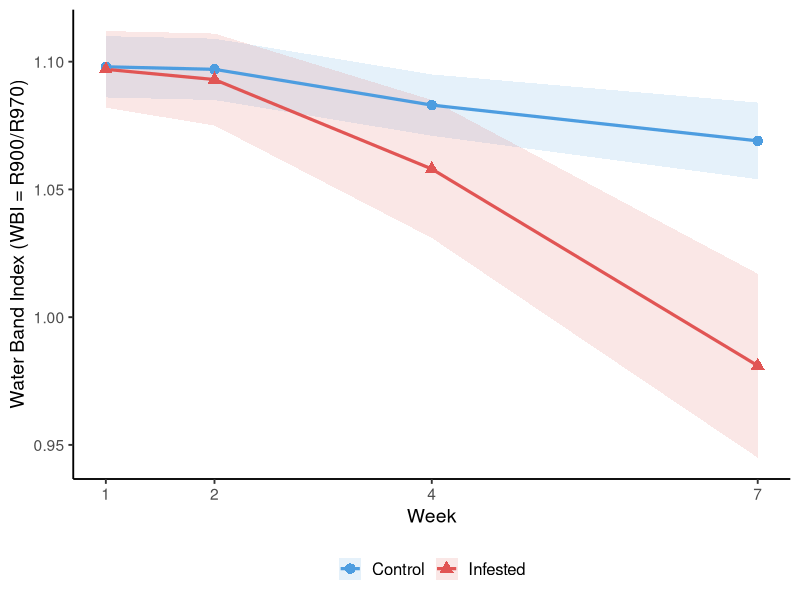
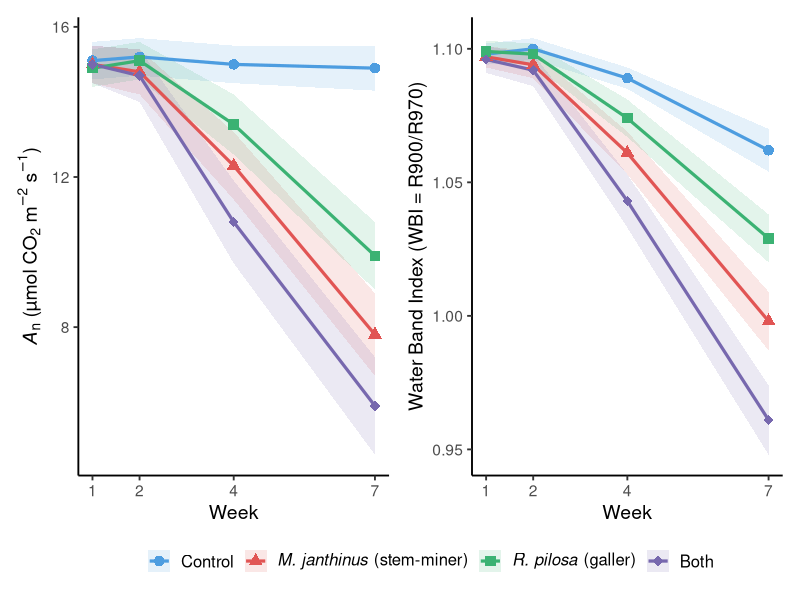

Here is the R script that generated these plots, in order:
# hypothetical.R
# Hypothetical results figure for yellow toadflax biocontrol experiment.
# Treatments: Control, M. janthinus (stem borer), R. pilosa (galler), Both
# Time points: Weeks 1, 2, 4, 7
# Response variables:
#   - Net photosynthesis (Aₙ) from LI-6400
#   - Water Band Index (WBI = R900/R970) from ASD spectroradiometer

library(tidyverse)
library(patchwork)

set.seed(5821)

# ── Treatment metadata ────────────────────────────────────────────────────────

weeks      <- c(1, 2, 4, 7)
treatments <- c("Control", "M. janthinus", "R. pilosa", "Both")

# Color and shape scales shared across both panels
trt_colors <- c("Control"      = "#4D9DE0",
                "M. janthinus" = "#E15554",
                "R. pilosa"    = "#3BB273",
                "Both"         = "#7768AE")

trt_shapes <- c("Control" = 16, "M. janthinus" = 17,
                "R. pilosa" = 15, "Both" = 18)

# Legend labels with italicized species names and functional role
trt_labels <- c("Control",
                expression(italic("M. janthinus")*" (stem-miner)"),
                expression(italic("R. pilosa")*" (galler)"),
                "Both")

# ── Hypothetical data ─────────────────────────────────────────────────────────
# Design logic:
#   - Weeks 1-2: no divergence (insects present but undeveloped)
#   - Week 4: treatments begin to diverge
#   - Week 7: clear separation; M. janthinus (stem borer) > R. pilosa (galler)
#             in effect size; combined treatment strongest
# Values represent group means ± 1 SE (n = 8 per group)

# Net photosynthesis (µmol CO2 m⁻² s⁻¹)
photo_means <- tibble(
  week      = rep(weeks, each = 4),
  treatment = factor(rep(treatments, 4), levels = treatments),
  mean      = c(
    15.1, 15.0, 14.9, 15.0,   # wk1 - no difference
    15.2, 14.8, 15.1, 14.7,   # wk2 - minimal divergence
    15.0, 12.3, 13.4, 10.8,   # wk4 - starting to diverge
    14.9,  7.8,  9.9,  5.9    # wk7 - clear separation
  ),
  se        = c(
    0.5, 0.5, 0.5, 0.5,
    0.5, 0.6, 0.5, 0.7,
    0.5, 0.9, 0.8, 1.1,
    0.6, 1.1, 0.9, 1.3
  )
)

# Water Band Index (WBI = R900/R970)
# Higher WBI = less water stress; healthy plants ~1.09-1.11
wbi_means <- tibble(
  week      = rep(weeks, each = 4),
  treatment = factor(rep(treatments, 4), levels = treatments),
  mean      = c(
    1.098, 1.097, 1.099, 1.096,   # wk1 - flat
    1.100, 1.094, 1.098, 1.092,   # wk2 - minimal
    1.089, 1.061, 1.074, 1.043,   # wk4 - diverging
    1.062, 0.998, 1.029, 0.961    # wk7 - clear separation
  ),
  se        = c(
    0.004, 0.004, 0.004, 0.005,
    0.004, 0.005, 0.004, 0.006,
    0.004, 0.008, 0.007, 0.010,
    0.008, 0.011, 0.009, 0.013
  )
)

# ── Simple two-treatment figure: Control vs. Infested (WBI) ──────────────────
# Collapsed version of the full experiment — all infestation treatments pooled
# into a single "Infested" group. Same lag structure: weeks 1-2 flat,
# divergence begins week 4, clear separation by week 7.
# SE values are larger here to reflect pooled within-group variability.
# Values represent group means ± 1 SE (n = 8 per group)

wbi_simple <- tibble(
  week      = rep(weeks, each = 2),
  treatment = factor(rep(c("Control", "Infested"), 4),
                     levels = c("Control", "Infested")),
  mean      = c(
    1.098, 1.097,   # wk1 - flat
    1.097, 1.093,   # wk2 - minimal divergence
    1.083, 1.058,   # wk4 - starting to diverge
    1.069, 0.981    # wk7 - clear separation
  ),
  se        = c(
    0.012, 0.015,
    0.012, 0.018,
    0.012, 0.027,
    0.015, 0.036
  )
)

ggplot(wbi_simple, aes(x = week, y = mean, color = treatment,
                       shape = treatment, fill = treatment)) +
  geom_ribbon(aes(ymin = mean - se, ymax = mean + se),
              alpha = 0.14, color = NA) +
  geom_line(linewidth = 1.1) +
  geom_point(size = 3.2) +
  scale_x_continuous(breaks = weeks) +
  scale_color_manual(values = c("Control" = "#4D9DE0", "Infested" = "#E15554")) +
  scale_fill_manual(values  = c("Control" = "#4D9DE0", "Infested" = "#E15554")) +
  scale_shape_manual(values = c("Control" = 16, "Infested" = 17)) +
  labs(x = "Week", y = "Water Band Index (WBI = R900/R970)",
       color = NULL, fill = NULL, shape = NULL) +
  theme_bw(base_size = 14) +
  theme(
    panel.grid      = element_blank(),
    panel.border    = element_blank(),
    axis.line       = element_line(color = "black"),
    legend.position = "bottom",
    legend.text     = element_text(size = 12),
    axis.title      = element_text(face = "plain")
  )


# ── Shared plot theme (presentation style) ────────────────────────────────────

pres_theme <- theme_bw(base_size = 14) +
  theme(
    panel.grid        = element_blank(),        # remove all gridlines
    panel.border      = element_blank(),        # remove full plot border
    axis.line         = element_line(color = "black"),  # keep only bottom and left axes
    legend.text.align = 0,
    legend.key.height = unit(1.2, "lines"),
    axis.title        = element_text(face = "plain")
  )

# ── Panel 1: Net photosynthesis ───────────────────────────────────────────────

p1 <- ggplot(photo_means,
             aes(x = week, y = mean, color = treatment,
                 shape = treatment, fill = treatment)) +
  geom_ribbon(aes(ymin = mean - se, ymax = mean + se),
              alpha = 0.14, color = NA) +       # shaded ±1 SE band
  geom_line(linewidth = 1.1) +
  geom_point(size = 3.2) +
  scale_x_continuous(breaks = weeks) +
  scale_color_manual(values = trt_colors, labels = trt_labels) +
  scale_fill_manual(values  = trt_colors, labels = trt_labels) +
  scale_shape_manual(values = trt_shapes, labels = trt_labels) +
  labs(
    x = "Week",
    y = expression(italic(A)[n]~"(µmol CO"[2]~"m"^{-2}~"s"^{-1}*")"),
    color = NULL, fill = NULL, shape = NULL
  ) +
  pres_theme

# ── Panel 2: Water Band Index ─────────────────────────────────────────────────

p2 <- ggplot(wbi_means,
             aes(x = week, y = mean, color = treatment,
                 shape = treatment, fill = treatment)) +
  geom_ribbon(aes(ymin = mean - se, ymax = mean + se),
              alpha = 0.14, color = NA) +
  geom_line(linewidth = 1.1) +
  geom_point(size = 3.2) +
  scale_x_continuous(breaks = weeks) +
  scale_color_manual(values = trt_colors, labels = trt_labels) +
  scale_fill_manual(values  = trt_colors, labels = trt_labels) +
  scale_shape_manual(values = trt_shapes, labels = trt_labels) +
  labs(
    x = "Week",
    y = "Water Band Index (WBI = R900/R970)",
    color = NULL, fill = NULL, shape = NULL
  ) +
  pres_theme

# ── Combine panels with patchwork ─────────────────────────────────────────────

print(
  (p1 + p2) +
    plot_layout(guides = "collect") &
    theme(
      legend.position = "bottom",
      legend.text     = element_text(size = 12)
    )
)
